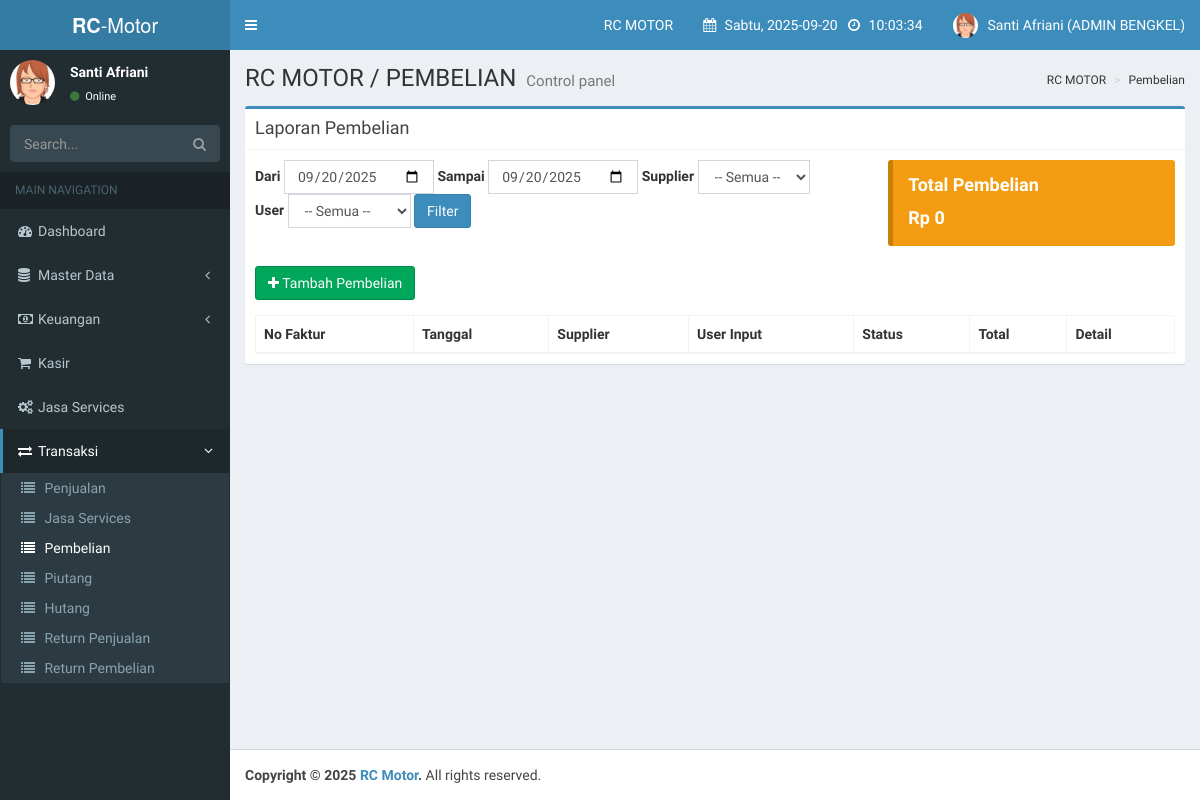
Before: /index.php?page=pembelian (signed in) with the older database file.
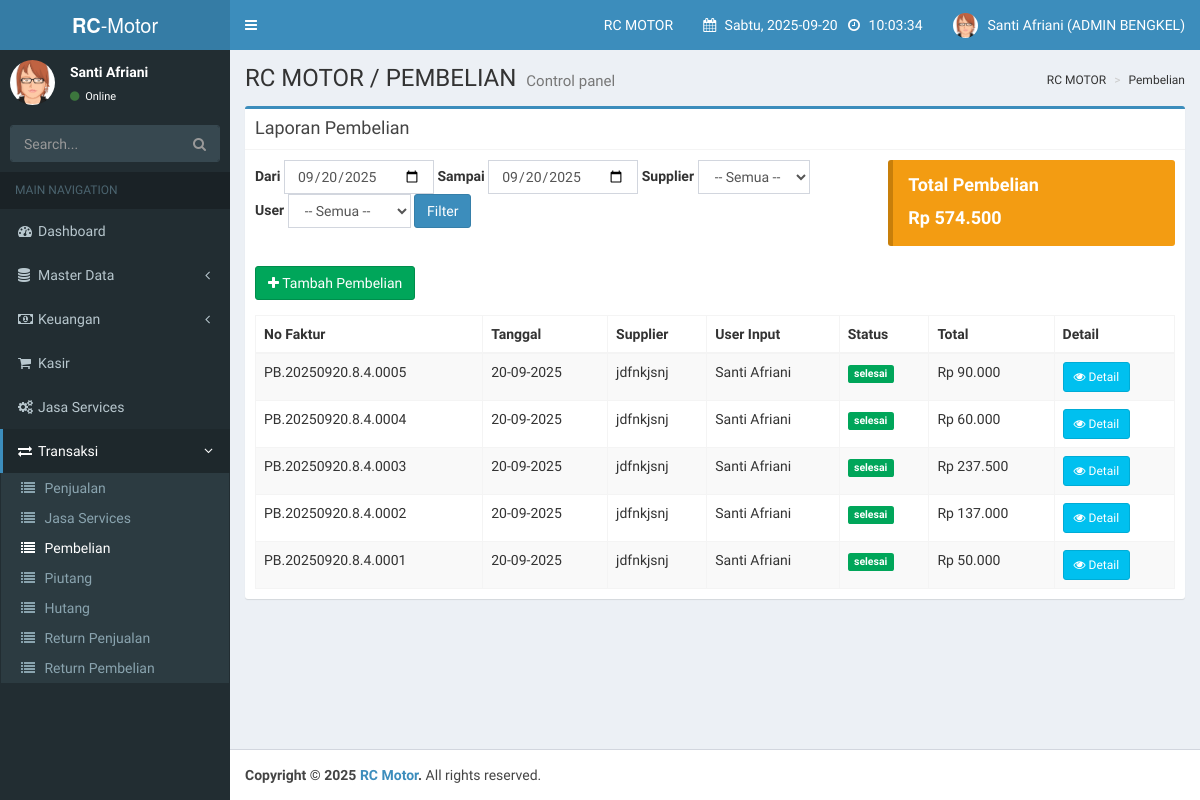
After: the same page with the newer database file.
### tables this page shows
CREATE TABLE `transaksi` (
  `id_transaksi` int(11) NOT NULL AUTO_INCREMENT,
  `no_faktur` varchar(50) NOT NULL,
  `tanggal` datetime NOT NULL DEFAULT current_timestamp(),
  `jenis` enum('penjualan','pembelian') NOT NULL,
  `metode_bayar` varchar(50) NOT NULL,
  `total` decimal(15,2) NOT NULL DEFAULT 0.00,
  `discount` decimal(50,2) NOT NULL,
  `total_bayar` decimal(15,2) NOT NULL,
  `uang_bayar` decimal(15,2) NOT NULL,
  `kembalian` decimal(15,2) NOT NULL,
  `id_user` int(11) DEFAULT NULL,
  `id_supplier` int(11) DEFAULT NULL,
  `id_pelanggan` int(11) DEFAULT NULL,
  `id_teknisi` int(11) DEFAULT NULL,
  `kendaraan` varchar(50) DEFAULT NULL,
  `no_polisi` varchar(50) DEFAULT NULL,
  `id_bengkel` int(11) NOT NULL,
  `status` enum('selesai','pending') DEFAULT 'selesai',
  `status_pembayaran` enum('lunas','belum lunas') NOT NULL,
  PRIMARY KEY (`id_transaksi`),
  UNIQUE KEY `no_faktur` (`no_faktur`),
  KEY `id_supplier` (`id_supplier`),
  KEY `id_pelanggan` (`id_pelanggan`),
  KEY `id_bengkel` (`id_bengkel`),
  CONSTRAINT `transaksi_ibfk_2` FOREIGN KEY (`id_pelanggan`) REFERENCES `pelanggans` (`id_pelanggan`) ON DELETE SET NULL,
  CONSTRAINT `transaksi_ibfk_3` FOREIGN KEY (`id_bengkel`) REFERENCES `bengkels` (`id_bengkel`) ON DELETE CASCADE
);

CREATE TABLE `suppliers` (
  `id_supplier` int(11) NOT NULL AUTO_INCREMENT,
  `nama_supplier` varchar(100) NOT NULL,
  `alamat` text DEFAULT NULL,
  `telepon` varchar(20) DEFAULT NULL,
  `bengkel_id` int(11) NOT NULL,
  `created_at` timestamp NOT NULL DEFAULT current_timestamp(),
  `updated_at` timestamp NOT NULL DEFAULT current_timestamp() ON UPDATE current_timestamp(),
  PRIMARY KEY (`id_supplier`),
  KEY `bengkel_id` (`bengkel_id`),
  CONSTRAINT `suppliers_ibfk_1` FOREIGN KEY (`bengkel_id`) REFERENCES `bengkels` (`id_bengkel`) ON DELETE CASCADE
);

CREATE TABLE `users` (
  `id_user` int(11) NOT NULL AUTO_INCREMENT,
  `nama_lengkap` varchar(100) NOT NULL,
  `email` varchar(100) NOT NULL,
  `password` varchar(255) NOT NULL,
  `role` enum('super_user','owner_bengkel','admin_bengkel','teknisi') NOT NULL,
  `bengkel_id` int(11) DEFAULT NULL,
  `created_at` timestamp NOT NULL DEFAULT current_timestamp(),
  `updated_at` timestamp NOT NULL DEFAULT current_timestamp() ON UPDATE current_timestamp(),
  PRIMARY KEY (`id_user`),
  UNIQUE KEY `email` (`email`),
  KEY `bengkel_id` (`bengkel_id`),
  CONSTRAINT `users_ibfk_1` FOREIGN KEY (`bengkel_id`) REFERENCES `bengkels` (`id_bengkel`) ON DELETE SET NULL
);

### pages/admin_bengkel/pembelian.php (the view, shortened to what this page needs)
<?php
$tgl_dari = $_GET['tgl_dari'] ?? date('Y-m-d');
$tgl_sampai = $_GET['tgl_sampai'] ?? date('Y-m-d');
$where = "WHERE t.no_faktur LIKE '%PB%'";
if ($tgl_dari && $tgl_sampai) {
    $where .= " AND DATE(t.tanggal) BETWEEN '$tgl_dari' AND '$tgl_sampai'";
}
$total_pembelian = 0;
$q_total = mysqli_query($conn, "
    SELECT SUM(t.total) as total_pembelian
    FROM transaksi t
    $where AND id_bengkel = '$id_bengkel'
");
if ($row = mysqli_fetch_assoc($q_total)) {
    $total_pembelian = $row['total_pembelian'] ?? 0;
}
$query_laporan = mysqli_query($conn, "
    SELECT t.no_faktur, t.tanggal, p.nama_supplier, u.nama_lengkap, t.total, t.status
    FROM transaksi t
    LEFT JOIN suppliers p ON t.id_supplier = p.id_supplier
    LEFT JOIN users u ON t.id_user = u.id_user
    $where AND id_bengkel = '$id_bengkel'
    ORDER BY t.tanggal DESC
");
?>
<div class="box box-primary">
    <div class="box-header with-border">
        <h3 class="box-title">Laporan Pembelian</h3>
    </div>
    <div class="box-body">
        <div class="row">
            <div class="col-md-8">
                <form method="get" class="form-inline" style="margin-bottom: 20px;">
                    <div class="form-group">
                        <label>Dari</label>
                        <input type="date" name="tgl_dari" class="form-control" value="<?= $tgl_dari ?>">
                    </div>
                    <div class="form-group">
                        <label>Sampai</label>
                        <input type="date" name="tgl_sampai" class="form-control" value="<?= $tgl_sampai ?>">
                    </div>
                    <div class="form-group">
                        <label>Supplier</label>
                        <select name="id_supplier" class="form-control">
                            <option value="">-- Semua --</option>
                        </select>
                    </div>
                    <div class="form-group">
                        <label>User</label>
                        <select name="id_user" class="form-control">
                            <option value="">-- Semua --</option>
                        </select>
                    </div>
                    <button type="submit" class="btn btn-primary">Filter</button>
                </form>
            </div>
            <div class="col-md-4">
                <div class="callout callout-warning" style="margin-bottom: 20px;">
                    <h4>Total Pembelian</h4>
                    <p style="font-size: 18px; font-weight: bold;">Rp <?= number_format($total_pembelian, 0, ',', '.'); ?></p>
                </div>
            </div>
        </div>
        <div class="row" style="margin-bottom: 15px;">
            <div class="col-md-12 text-left">
                <button class="btn btn-success" data-toggle="modal" data-target="#modalTransaksiPembelian">
                <i class="fa fa-plus"></i> Tambah Pembelian
                </button>
            </div>
        </div>
        <table id="tableLaporan" class="table table-bordered table-striped">
            <thead>
                <tr>
                    <th>No Faktur</th>
                    <th>Tanggal</th>
                    <th>Supplier</th>
                    <th>User Input</th>
                    <th>Status</th>
                    <th>Total</th>
                    <th>Detail</th>
                </tr>
            </thead>
            <tbody>
                <?php while ($row = mysqli_fetch_assoc($query_laporan)) : ?>
                    <tr>
                        <td><?= htmlspecialchars($row['no_faktur']); ?></td>
                        <td><?= date('d-m-Y', strtotime($row['tanggal'])); ?></td>
                        <td><?= htmlspecialchars($row['nama_supplier'] ?? '-'); ?></td>
                        <td><?= htmlspecialchars($row['nama_lengkap'] ?? '-'); ?></td>
                        <td>
                            <?php if ($row['status'] == 'selesai') : ?>
                                <span class="label label-success">selesai</span>
                            <?php else : ?>
                                <span class="label label-warning"><?= htmlspecialchars($row['status']); ?></span>
                            <?php endif; ?>
                        </td>
                        <td>Rp <?= number_format($row['total'], 0, ',', '.'); ?></td>
                        <td>
                            <button class="btn btn-info btn-sm btn-detail" data-faktur="<?= htmlspecialchars($row['no_faktur']); ?>">
                                <i class="fa fa-eye"></i> Detail
                            </button>
                        </td>
                    </tr>
                <?php endwhile; ?>
            </tbody>
        </table>
    </div>
</div>

Changed rows visible on the page:
added transaksi: no_faktur "PB.20250920.8.4.0005", tanggal "20-09-2025", id_supplier.nama_supplier "jdfnkjsnj", id_user.nama_lengkap "Santi Afriani", status "selesai", total "90.000"
added transaksi: no_faktur "PB.20250920.8.4.0004", tanggal "20-09-2025", id_supplier.nama_supplier "jdfnkjsnj", id_user.nama_lengkap "Santi Afriani", status "selesai", total "60.000"
added transaksi: no_faktur "PB.20250920.8.4.0003", tanggal "20-09-2025", id_supplier.nama_supplier "jdfnkjsnj", id_user.nama_lengkap "Santi Afriani", status "selesai", total "237.500"
added transaksi: no_faktur "PB.20250920.8.4.0002", tanggal "20-09-2025", id_supplier.nama_supplier "jdfnkjsnj", id_user.nama_lengkap "Santi Afriani", status "selesai", total "137.000"
added transaksi: no_faktur "PB.20250920.8.4.0001", tanggal "20-09-2025", id_supplier.nama_supplier "jdfnkjsnj", id_user.nama_lengkap "Santi Afriani", status "selesai", total "50.000"
Other visible differences:
$total_pembelian: "0" → "574.500"
